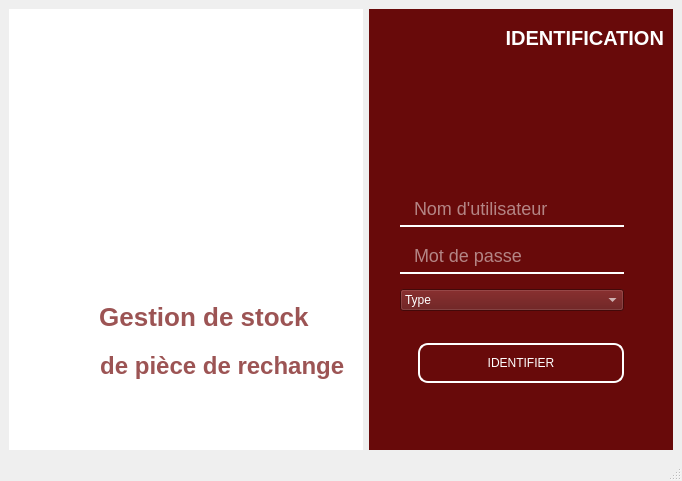
<?xml version="1.0" encoding="UTF-8"?>
<ui version="4.0">
 <class>Login</class>
 <widget class="QMainWindow" name="Login">
  <property name="geometry">
   <rect>
    <x>0</x>
    <y>0</y>
    <width>680</width>
    <height>481</height>
   </rect>
  </property>
  <property name="windowTitle">
   <string>Identification</string>
  </property>
  <property name="windowIcon">
   <iconset resource="image-icon.qrc">
    <normaloff>:/image/userpassword_deusuari_787.png</normaloff>:/image/userpassword_deusuari_787.png</iconset>
  </property>
  <widget class="QWidget" name="centralwidget">
   <layout class="QHBoxLayout" name="horizontalLayout_2">
    <item>
     <layout class="QHBoxLayout" name="horizontalLayout">
      <item>
       <widget class="QWidget" name="widget" native="true">
        <property name="styleSheet">
         <string notr="true">background-color: rgb(255, 255, 255);</string>
        </property>
        <layout class="QVBoxLayout" name="verticalLayout_2">
         <item>
          <layout class="QVBoxLayout" name="verticalLayout">
           <property name="topMargin">
            <number>20</number>
           </property>
           <item>
            <widget class="QLabel" name="label">
             <property name="styleSheet">
              <string notr="true">image: url(:/image/index.jpeg);</string>
             </property>
             <property name="text">
              <string/>
             </property>
            </widget>
           </item>
           <item>
            <widget class="QWidget" name="verticalWidget" native="true">
             <layout class="QVBoxLayout" name="verticalLayout_5">
              <property name="spacing">
               <number>0</number>
              </property>
              <property name="topMargin">
               <number>40</number>
              </property>
              <property name="bottomMargin">
               <number>40</number>
              </property>
              <item>
               <widget class="QLabel" name="label_2">
                <property name="maximumSize">
                 <size>
                  <width>16777215</width>
                  <height>30</height>
                 </size>
                </property>
                <property name="styleSheet">
                 <string notr="true">color: rgb(156, 84, 84);
font-size:26px;
font-weight:bold;</string>
                </property>
                <property name="text">
                 <string>          Gestion de stock </string>
                </property>
               </widget>
              </item>
              <item>
               <widget class="QLabel" name="label_6">
                <property name="maximumSize">
                 <size>
                  <width>16777215</width>
                  <height>30</height>
                 </size>
                </property>
                <property name="styleSheet">
                 <string notr="true">color: rgb(156, 84, 84);
font-size:24px;
font-weight:bold;</string>
                </property>
                <property name="text">
                 <string>           de pièce de rechange</string>
                </property>
               </widget>
              </item>
             </layout>
            </widget>
           </item>
          </layout>
         </item>
        </layout>
       </widget>
      </item>
      <item>
       <widget class="QWidget" name="widget_2" native="true">
        <property name="styleSheet">
         <string notr="true">background-color: rgb(104, 10, 10);</string>
        </property>
        <layout class="QVBoxLayout" name="verticalLayout_4">
         <item>
          <layout class="QVBoxLayout" name="verticalLayout_3">
           <item>
            <widget class="QLabel" name="label_5">
             <property name="maximumSize">
              <size>
               <width>16777215</width>
               <height>40</height>
              </size>
             </property>
             <property name="styleSheet">
              <string notr="true">color: rgb(255, 255, 255);
font-size:20px;
font-weight:bold;</string>
             </property>
             <property name="text">
              <string>                       IDENTIFICATION</string>
             </property>
            </widget>
           </item>
           <item>
            <widget class="QLabel" name="label_3">
             <property name="minimumSize">
              <size>
               <width>0</width>
               <height>70</height>
              </size>
             </property>
             <property name="styleSheet">
              <string notr="true">image: url(:/image/people_114360.png);</string>
             </property>
             <property name="text">
              <string/>
             </property>
            </widget>
           </item>
           <item>
            <widget class="QWidget" name="formWidget" native="true">
             <property name="maximumSize">
              <size>
               <width>16777215</width>
               <height>16777215</height>
              </size>
             </property>
             <layout class="QFormLayout" name="formLayout">
              <property name="verticalSpacing">
               <number>15</number>
              </property>
              <property name="rightMargin">
               <number>40</number>
              </property>
              <item row="0" column="0">
               <widget class="QLabel" name="label_4">
                <property name="text">
                 <string/>
                </property>
               </widget>
              </item>
              <item row="0" column="1">
               <widget class="QLineEdit" name="lineEditNomUtilisateur">
                <property name="styleSheet">
                 <string notr="true">QLineEdit{
	
	background-color: rgb(104, 10, 10);
	color: white;
	border:none;
	font-size:18px;
	border-bottom:2px solid  white;
	padding:2px 2px 5px 12px;
}
QLineEdit:focus{
border-bottom:3px solid  white;
	
}
</string>
                </property>
                <property name="placeholderText">
                 <string>Nom d'utilisateur</string>
                </property>
               </widget>
              </item>
              <item row="1" column="0">
               <widget class="QLabel" name="label_7">
                <property name="text">
                 <string/>
                </property>
               </widget>
              </item>
              <item row="1" column="1">
               <widget class="QLineEdit" name="lineEditPasswdUtilisateur">
                <property name="styleSheet">
                 <string notr="true">QLineEdit{
	background-color: rgb(104, 10, 10);
	color: white;
	border:none;
	font-size:18px;
	border-bottom:2px solid  white;
	padding:2px 2px 5px 12px;
}
QLineEdit:focus{
border-bottom:3px solid  white;
	
}
</string>
                </property>
                <property name="echoMode">
                 <enum>QLineEdit::Password</enum>
                </property>
                <property name="placeholderText">
                 <string>Mot de passe</string>
                </property>
               </widget>
              </item>
              <item row="2" column="1">
               <widget class="QComboBox" name="comboBox">
                <property name="styleSheet">
                 <string notr="true">#comboBox {
	color: rgb(255, 255, 255);
background-color: rgb(94, 12, 12);
}
#comboBox:hover {
	color: rgb(255, 255, 255);
	background-color: rgb(156, 84, 84);

}</string>
                </property>
                <item>
                 <property name="text">
                  <string>Type </string>
                 </property>
                </item>
                <item>
                 <property name="text">
                  <string>Administrateur</string>
                 </property>
                </item>
                <item>
                 <property name="text">
                  <string>Utilisateur</string>
                 </property>
                </item>
               </widget>
              </item>
             </layout>
            </widget>
           </item>
           <item>
            <widget class="QWidget" name="widget_3" native="true">
             <layout class="QHBoxLayout" name="horizontalLayout_3">
              <property name="leftMargin">
               <number>40</number>
              </property>
              <property name="rightMargin">
               <number>40</number>
              </property>
              <property name="bottomMargin">
               <number>50</number>
              </property>
              <item>
               <layout class="QVBoxLayout" name="verticalLayout_6">
                <item>
                 <widget class="QPushButton" name="btnIdentifier">
                  <property name="minimumSize">
                   <size>
                    <width>0</width>
                    <height>40</height>
                   </size>
                  </property>
                  <property name="styleSheet">
                   <string notr="true">#btnIdentifier{
	background-color: rgb(104, 10, 10);
	font: 700 12pt &quot;Serif&quot;;
	color: white;
	border-radius:10px;
	border: 2px solid white;
}
#btnIdentifier:hover{
	background-color: white;
	font: 700 12pt &quot;Serif&quot;;
	color: rgb(104, 10, 10);
	border-radius:10px;

}
</string>
                  </property>
                  <property name="text">
                   <string>IDENTIFIER</string>
                  </property>
                 </widget>
                </item>
               </layout>
              </item>
             </layout>
            </widget>
           </item>
          </layout>
         </item>
        </layout>
       </widget>
      </item>
     </layout>
    </item>
   </layout>
  </widget>
  <widget class="QMenuBar" name="menubar">
   <property name="geometry">
    <rect>
     <x>0</x>
     <y>0</y>
     <width>680</width>
     <height>24</height>
    </rect>
   </property>
  </widget>
  <widget class="QStatusBar" name="statusbar"/>
 </widget>
 <resources>
  <include location="image-icon.qrc"/>
 </resources>
 <connections/>
</ui>
